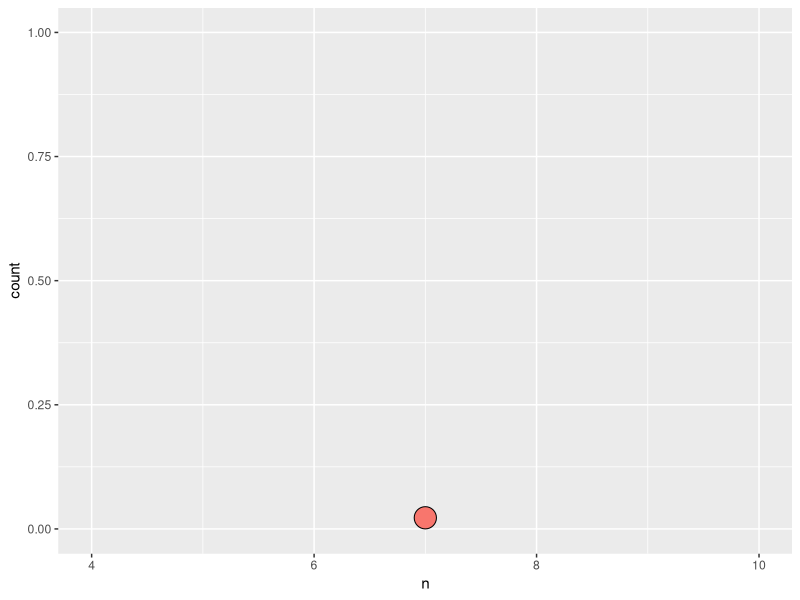

The R script that drew this image:
# modelled after http://www.rossmanchance.com/applets/ChiSqShuffle.html?dolphins=1&count=1

library(ggplot2)
library(dplyr)

dat <- readr::read_tsv("shuffle/data/dolphins.tsv") %>%
  rename(treatment = EV, response = RV)

shuffle_data <- function(x) {
  dat %>%
    mutate(response = sample(response))
}

summarize_results <- function(x) {
  x %>%
    group_by(treatment, response) %>%
    summarize(n = n())
}

# initialize results
results <- data_frame()

# iterate over the rest of this code (doesn't work in for loop?)
new_results <- dat %>%
  shuffle_data() %>%
  summarize_results() %>%
  filter(treatment == "dolphins", response == "improved") %>%
  mutate(current = TRUE)
new_results

results <- results %>%
  mutate(current = FALSE) %>%
  bind_rows(new_results)

results$current[results$n == new_results$n] <- TRUE
results

ggplot(results, aes(x = n, fill = current)) +
  geom_dotplot() +
  xlim(c(4, 10)) +
  theme(legend.position = "none")
